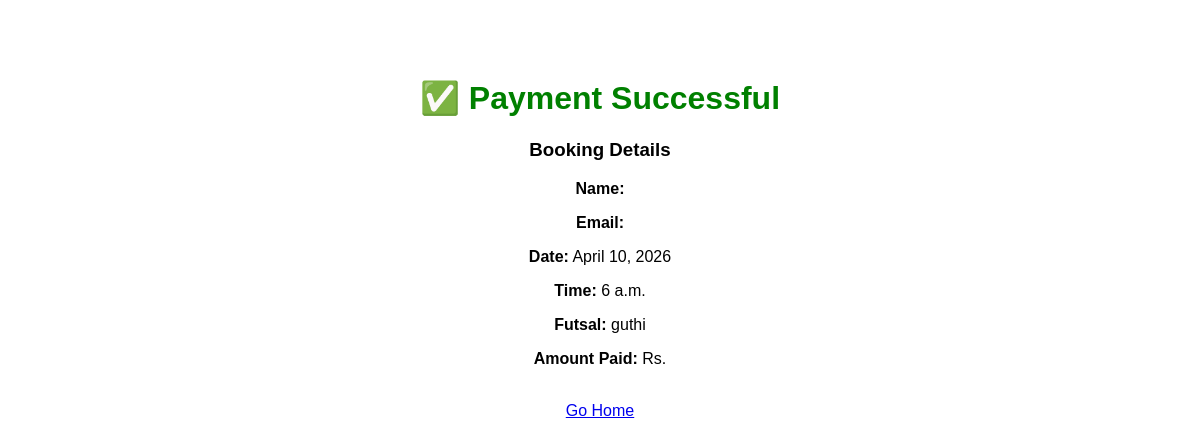
Before: /payment-success/ (signed in) with the older database file.
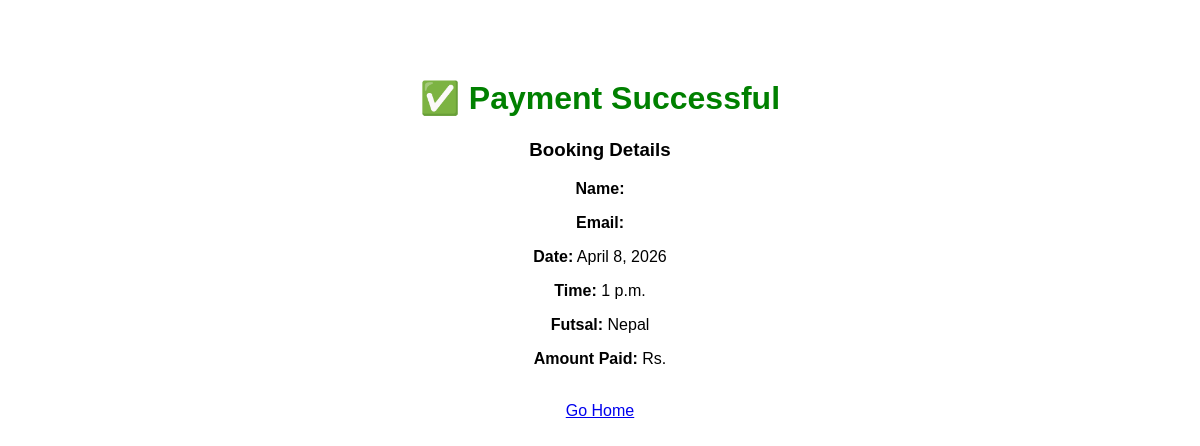
After: the same page with the newer database file.
### guthi/models.py (models this page shows, shortened)
class Booking(models.Model):
    futsal = models.ForeignKey(futsal, on_delete=models.CASCADE)
    user = models.ForeignKey(User, on_delete=models.CASCADE, null=True, blank=True)
    date = models.DateField()
    time = models.TimeField()
    is_paid = models.BooleanField(default=False)
    transaction_id = models.CharField(max_length=100, blank=True, null=True)
    email_sent = models.BooleanField(default=False)
    created_at = models.DateTimeField(auto_now_add=True)
    class Meta:
        unique_together = ('futsal', 'date', 'time')

class futsal(models.Model):
    name = models.CharField(max_length=100)
    location = models.CharField(max_length=200)
    description = models.TextField(blank=True)
    image = models.ImageField(upload_to='futsal_images/')
    created_at = models.DateTimeField(auto_now_add=True)
    price_per_hour = models.IntegerField(default=1000)
    peak_start = models.TimeField(null=True, blank=True)
    peak_end = models.TimeField(null=True, blank=True)
    peak_price = models.IntegerField(default=1500)
    weekend_price = models.IntegerField(default=1200)
    def __str__(self):
        return self.name

### guthi/views.py (the view)
# urls.py: path('payment-success/', views.payment_success, name='payment_success'),
def payment_success(request):
    booking = Booking.objects.filter(user=request.user).order_by('-created_at').first()
    return render(request, 'payment_success.html', {'booking': booking})

### guthi/context_processors.py (called while the page is built)
def profile_processor(request):
    if request.user.is_authenticated:
        profile, created = Profile.objects.get_or_create(user=request.user)
        return {'profile': profile}
    return {}

### guthi/Templates/payment_success.html (shortened to what this page needs)
<!DOCTYPE html>
<html>
<head>
</head>
<body style="font-family:Arial; text-align:center; padding:50px;">
    <h1 style="color:green;">✅ Payment Successful</h1>
    {% if booking %}
        <h3>Booking Details</h3>
        <p><b>Name:</b> {{ booking.name }}</p>
        <p><b>Email:</b> {{ booking.email }}</p>
        <p><b>Date:</b> {{ booking.date }}</p>
        <p><b>Time:</b> {{ booking.time }}</p>
        <p><b>Futsal:</b> {{ booking.futsal }}</p>
        <p><b>Amount Paid:</b> Rs. {{ booking.amount }}</p>
    {% else %}
        <p>No booking data found.</p>
    {% endif %}
    <br>
    <a href="/">Go Home</a>
</body>
</html>

Changed rows visible on the page:
removed Booking: date "April 10, 2026", time "6 a.m.", futsal "guthi"
now on this page (row unchanged): Booking: date "April 8, 2026", time "1 p.m.", futsal "Nepal"
